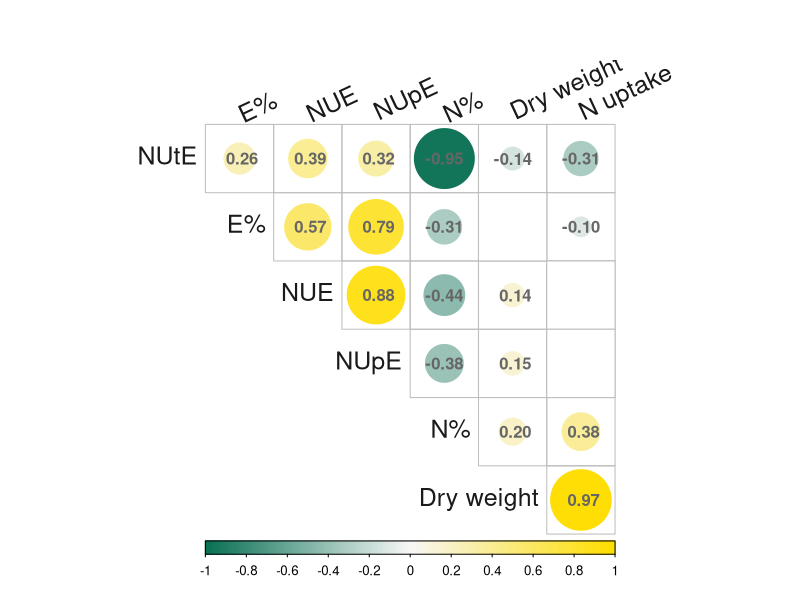

Generate this figure with R:
# Goal: Explore the correlation between traits
# Input: Arabidopsis trait
# Output: Fig. 2b (v12) corrplot
# Conclusion: NA
# Author: Chia-Yi Cheng
# Last updated: 2021-01-09

# 0. Environment ---------------------------------------------------------------------------------

rm(list = setdiff(ls(), lsf.str()))
setwd("")

library(corrplot)

# 1. Load data ----------------------------------------------------------------------------------- 

phenotype<-read.table('3reps_globalphenotype_20190829.txt',header=TRUE)
colnames(phenotype)=c("Accession","N","Replica","FW (g)","DW (g)","N%","TotalN","NUE",
                      "E%","15N","NUEa","NUpE","NUpE/DW","RNAsamples","Applied N")
str(phenotype)

subset1=phenotype[,c(6,5,7,11,9,12,8)]
colnames(subset1)=c("N%","Dry weight","N uptake","NUE","E%","NUpE","NUtE")

corr = cor(subset1)
res1 <- cor.mtest(subset1, conf.level = 0.99, method="pearson")

# 2. Plot -------------------------------------------------------------------------------------------

col<-colorRampPalette(c("#097054","#f7f7f7","#FFDE00"))

corrplot(corr, method="circle",order="hclust",type = "upper",
         addrect=3,tl.cex=1.5,col=col(200),
         cl.pos="b",tl.col="grey10",tl.srt = 25, # Text label color and rotation
         addCoef.col = "grey40", # Add coefficient of correlation
         mar = c(0,0,3,0),
         insig = "blank", pch.col = "grey50",p.mat = res1[[1]],
         # hide (F) or not hide (T) the correlation coefficient on the principal diagonal
         diag = F)

# 3. Session Information ----------------------------------------------------------------------------
sessionInfo()

#R version 4.0.3 (2020-10-10)
#Platform: x86_64-w64-mingw32/x64 (64-bit)
#Running under: Windows >= 8 x64 (build 9200)
#
#Matrix products: default
#
#locale:
#[1] LC_COLLATE=English_United States.1252  LC_CTYPE=English_United States.1252   
#[3] LC_MONETARY=English_United States.1252 LC_NUMERIC=C                          
#[5] LC_TIME=English_United States.1252    
#
#attached base packages:
#[1] stats     graphics  grDevices utils     datasets  methods   base     
#
#other attached packages:
#[1] corrplot_0.84
#
#loaded via a namespace (and not attached):
#[1] compiler_4.0.3 tools_4.0.3   